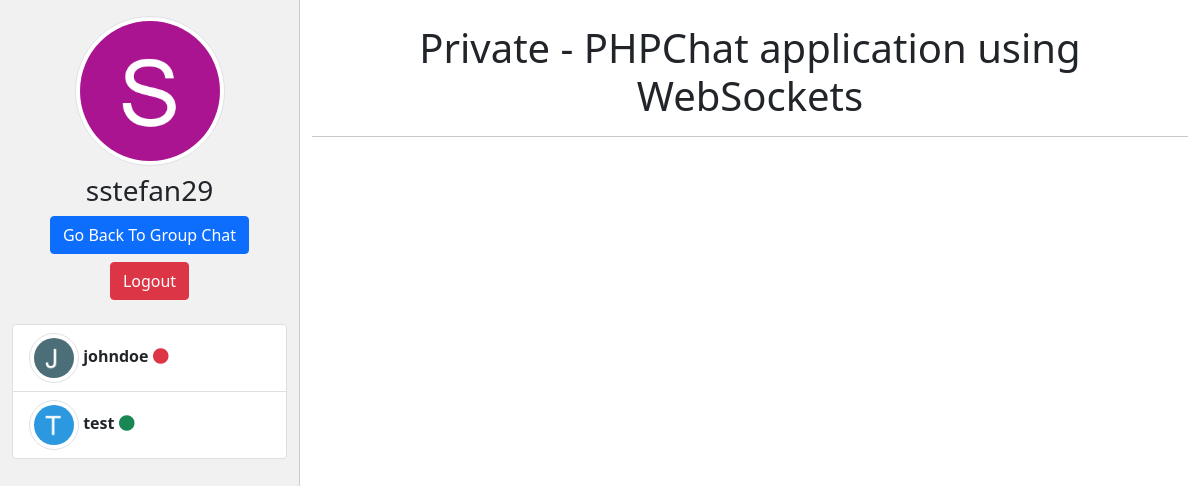
The app's page /privatechat.php (signed in) with its own data.
### tables this page shows
CREATE TABLE `chat_user_table` (
  `user_id` int(11) NOT NULL,
  `user_name` varchar(250) NOT NULL,
  `user_email` varchar(250) NOT NULL,
  `user_password` varchar(100) NOT NULL,
  `user_profile` varchar(100) NOT NULL,
  `user_status` enum('Disabled','Enable') NOT NULL,
  `user_created_on` datetime NOT NULL,
  `user_verification_code` varchar(100) NOT NULL,
  `user_login_status` enum('Logout','Login') NOT NULL,
  `user_token` text NOT NULL,
  `user_connection_id` text NOT NULL
);

### includes/config/db.php (called while the page is built, shortened)
<?php
class DB{
    private $dbname = "chat_websockets_learning";
    private $host = "localhost";
    private $username = "root";
    private $password = "";
    function __construct()
    {
        try {
            $this->con = new PDO("mysql:dbname=" . $this->dbname . ";host=" . $this->host . ";", $this->username, $this->password);
            $this->con->setAttribute(PDO::ATTR_EMULATE_PREPARES, true);
            $this->con->setAttribute(PDO::ATTR_ERRMODE, PDO::ERRMODE_WARNING);
            $this->con->setAttribute(PDO::ATTR_ERRMODE, PDO::ERRMODE_EXCEPTION);
            return $this->con;
        } catch (PDOException $e) {
            echo "Connection failed: " . $e->getMessage();
        }
    }
}

### models/UserModel.php (called while the page is built, shortened)
<?php
require_once('includes/config/db.php');
class UserModel{
	private $user_id;
    public function __construct(){
        $db_object = new DB();
        $this->connect = $db_object->con;
    }
    function setUserId($user_id)
    {
        $this->user_id = $user_id;
    }
    function get_user_all_data_with_status_count()
    {
        $query = "
		SELECT user_id, user_name, user_profile, user_login_status, (SELECT COUNT(*) FROM chat_message WHERE to_user_id = :user_id AND from_user_id = chat_user_table.user_id AND status = 'No') AS count_status FROM chat_user_table
		";
        $statement = $this->connect->prepare($query);
        $statement->bindParam(':user_id', $this->user_id);
        $statement->execute();
        $data = $statement->fetchAll(PDO::FETCH_ASSOC);
        return $data;
    }
}

### privatechat.php (the view, shortened to what this page needs)
<?php
require('models/UserModel.php');
?>
<!DOCTYPE html>
<html>
<head>
    <link rel="stylesheet" href="https://use.fontawesome.com/releases/v5.15.3/css/all.css">
    <link href="https://cdn.jsdelivr.net/npm/bootstrap@5.0.2/dist/css/bootstrap.min.css" rel="stylesheet">
</head>
<body>
    <div class="container-fluid">
        <div class="row">
            <div class="col-lg-3 col-md-4 col-sm-5" style="background-color: #f1f1f1; height: 100vh; border-right:1px solid #ccc;">
                <?php
                $login_user_id = '';
                foreach ($_SESSION['user_data'] as $key => $value) {
                    $login_user_id = $value['id'];
                ?>
                    <div class="mt-3 mb-3 text-center">
                        <img src="<?php echo $value['profile']; ?>" class="img-fluid rounded-circle img-thumbnail" width="150" />
                        <h3 class="mt-2"><?php echo $value['name']; ?></h3>
                        <a href="chatroom.php" class="btn btn-primary">Go Back To Group Chat</a>
                        <input type="button" class="btn btn-danger mt-2 mb-2" id="logout" name="logout" value="Logout" />
                    </div>
                <?php
                }
                $user_object = new UserModel;
                $user_object->setUserId($login_user_id);
                $user_data = $user_object->get_user_all_data_with_status_count();
                ?>
                <div class="list-group" style=" max-height: 100vh; margin-bottom: 10px; overflow-y:scroll; -webkit-overflow-scrolling: touch;">
                    <?php
                    foreach ($user_data as $key => $user) {
                        $icon = '<i class="fa fa-circle text-danger"></i>';
                        if ($user['user_login_status'] == 'Login') {
                            $icon = '<i class="fa fa-circle text-success"></i>';
                        }
                        if ($user['user_id'] != $login_user_id) {
                            if ($user['count_status'] > 0) {
                                $total_unread_message = '<span class="badge badge-danger badge-pill">' . $user['count_status'] . '</span>';
                            } else {
                                $total_unread_message = '';
                            }
                            echo "
							<a class='list-group-item list-group-item-action select_user' style='cursor:pointer' data-userid = '" . $user['user_id'] . "'>
								<img src='" . $user["user_profile"] . "' class='img-fluid rounded-circle img-thumbnail' width='50' />
								<span class='ml-1'>
									<strong>
										<span id='list_user_name_" . $user["user_id"] . "'>" . $user['user_name'] . "</span>
										<span id='userid_" . $user['user_id'] . "'>" . $total_unread_message . "</span>
									</strong>
								</span>
								<span class='mt-2 float-right' id='userstatus_" . $user['user_id'] . "'>" . $icon . "</span>
							</a>
							";
                        }
                    }
                    ?>
                </div>
            </div>
            <div class="col-lg-9 col-md-8 col-sm-7">
                <br />
                <h1 class="text-center">Private - PHPChat application using WebSockets</h1>
                <hr />
                <br />
            </div>
        </div>
    </div>
</body>
</html>

### privatechat.php (style rules this page uses)
html, body { height: 100%; width: 100%; margin: 0; }

### records on screen
chat_user_table: user_profile (picture), user_name "johndoe"
chat_user_table: user_profile (picture), user_name "test", user_login_status "Login" (drawn)

### other values on screen
$value['name'] "sstefan29"
